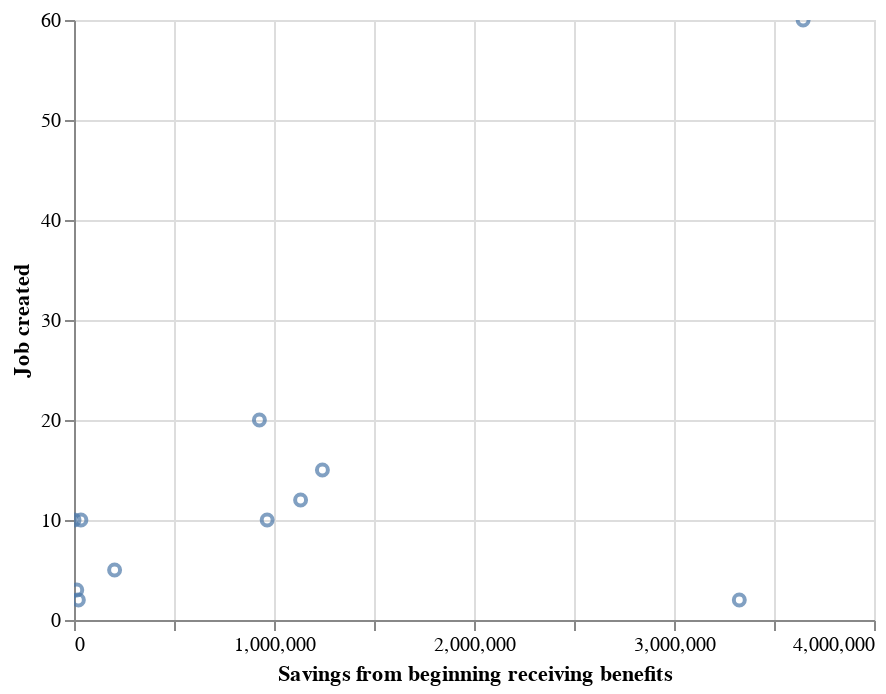

Write notebook code for a chart like this one.
### Code cell
chart_2 = alt.Chart(New_Data).mark_point().encode(
    x = 'Savings from beginning receiving benefits',
    y = 'Job created').interactive()
chart_2

### Figure 1 — Vega-Lite specification as saved in the notebook (floating-point values rounded to 4 significant figures; data arrays with more than 128 entries replaced by an {"elided": "..."} marker saying what was removed)
{"config": {"view": {"continuousWidth": 400, "continuousHeight": 300}}, "data": {"name": "data-44b9660e9ee4fc56d41d138f47765414"}, "mark": "point", "encoding": {"x": {"type": "quantitative", "field": "Savings from beginning receiving benefits"}, "y": {"type": "quantitative", "field": "Job created"}}, "selection": {"selector002": {"type": "interval", "bind": "scales", "encodings": ["x", "y"]}}, "$schema": "https://vega.github.io/schema/vega-lite/v4.8.1.json", "datasets": {"data-44b9660e9ee4fc56d41d138f47765414": {"elided": "450 records"}}}
